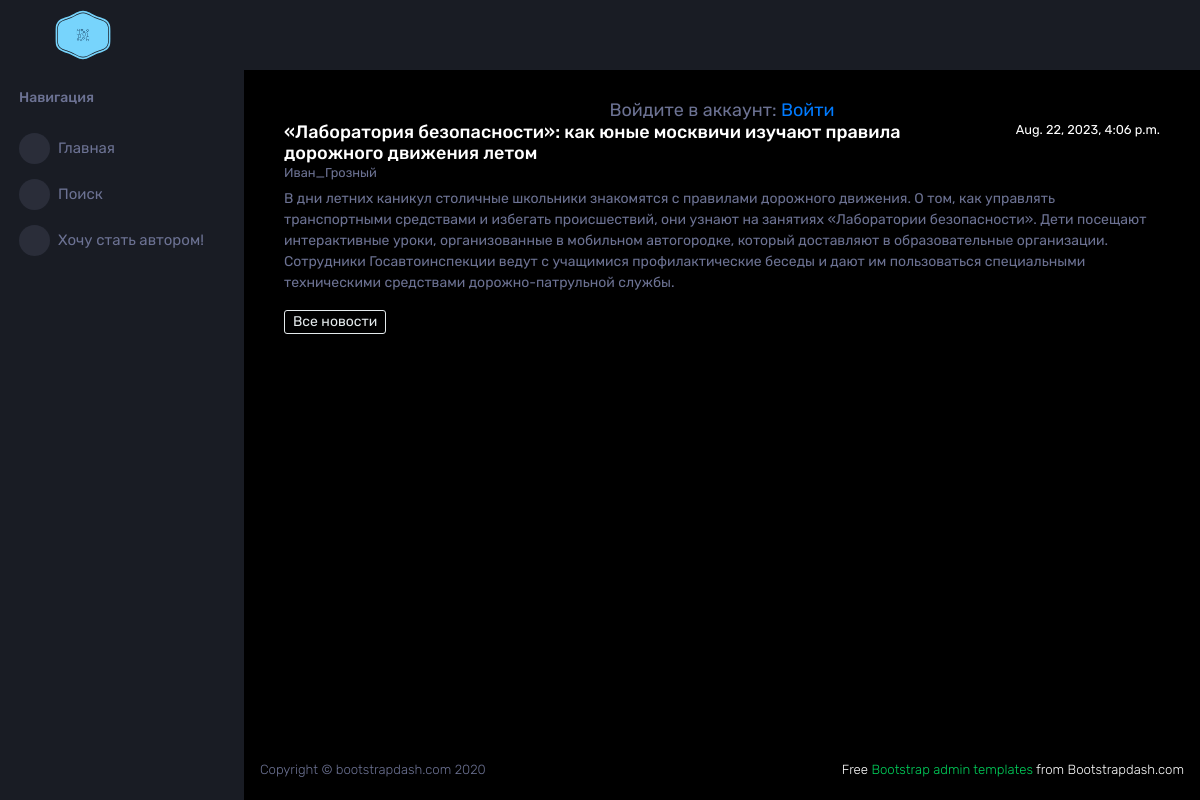
Screenshot of /news/1 with the database file from the repository.
### news/models.py (models this page shows, shortened)
class Post(models.Model):
    news = 'N'
    article = 'A'
    postChoice = [
        (news, 'Новость'),
        (article, 'Статья')
    ]
    postAuthor = models.ForeignKey(Author, on_delete = models.CASCADE)
    postType = models.CharField(max_length = 1, choices = postChoice, default = news)
    postDateTime = models.DateTimeField(default=timezone.now)
    postCat = models.ManyToManyField(Category, through = 'PostCategory')
    postTitle = models.CharField(max_length = 255, default = 'Заголовок')
    postBody = models.TextField(default = 'Здесь должен быть текст')
    postRate = models.IntegerField(default = 0)

class Author(models.Model):
    userModel = models.OneToOneField(User, on_delete=models.CASCADE)
    userRate = models.IntegerField(default = 0)

### news/views.py (the view)
# urls.py: path('<int:pk>', NewsDetail.as_view(), name='news_detail'),
class NewsDetail(DetailView):
    model = Post
    template_name = 'newspaper/post.html'
    context_object_name = 'post'

### news/templatetags/custom_filters.py (called while the page is built)
@register.filter(name='censor')
def censor(value):
    return cense(value)

### templates/newspaper/post.html (shortened to what this page needs)
{% extends 'layout/default.html' %}
{% load custom_filters %}
{% block content %}
<div class="container">
    <div class="row justify-content-md-center>">
       <div class="col">
            <h1 class="page-title">{{ post.postTitle|censor }}</h1>
       </div>
       <div class="col-md-auto">
            <h3 class="small test-muted">{{ post.postDateTime }}</h3>
        </div>
    </div>
    <div class="row">
        <div class="col">
            <h3 class="small text-muted">{{ post.postAuthor.userModel.username }}</h3>
        </div>
    </div>
    <div class="row">
        <div class="col">
            <p class="text-muted">{{ post.postBody|censor }}</p>
        </div>
    </div>
    <a role="button" class="btn btn-outline-secondary btn-sm" href="../news">Все новости</a>
</div>
{% endblock content %}

### rows the page displays
Post: postTitle|censor "«Лаборатория безопасности»: как юные москвичи изучают правила дорожного движения летом", postDateTime "Aug. 22, 2023, 4:06 p.m.", postAuthor.userModel.username "Иван_Грозный", postBody|censor "В дни летних каникул столичные школьники знакомятся с правилами дорожного движения. О том, как управлять транспортными средствами и избегать происшествий, они узнают на занятиях «Лаборатории безопасности». Дети посещают интерактивные уроки, организованные в мобильном автогородке, который доставляют в образовательные организации. Сотрудники Госавтоинспекции ведут с учащимися профилактические беседы и дают им пользоваться специальными техническими средствами дорожно-патрульной службы."
